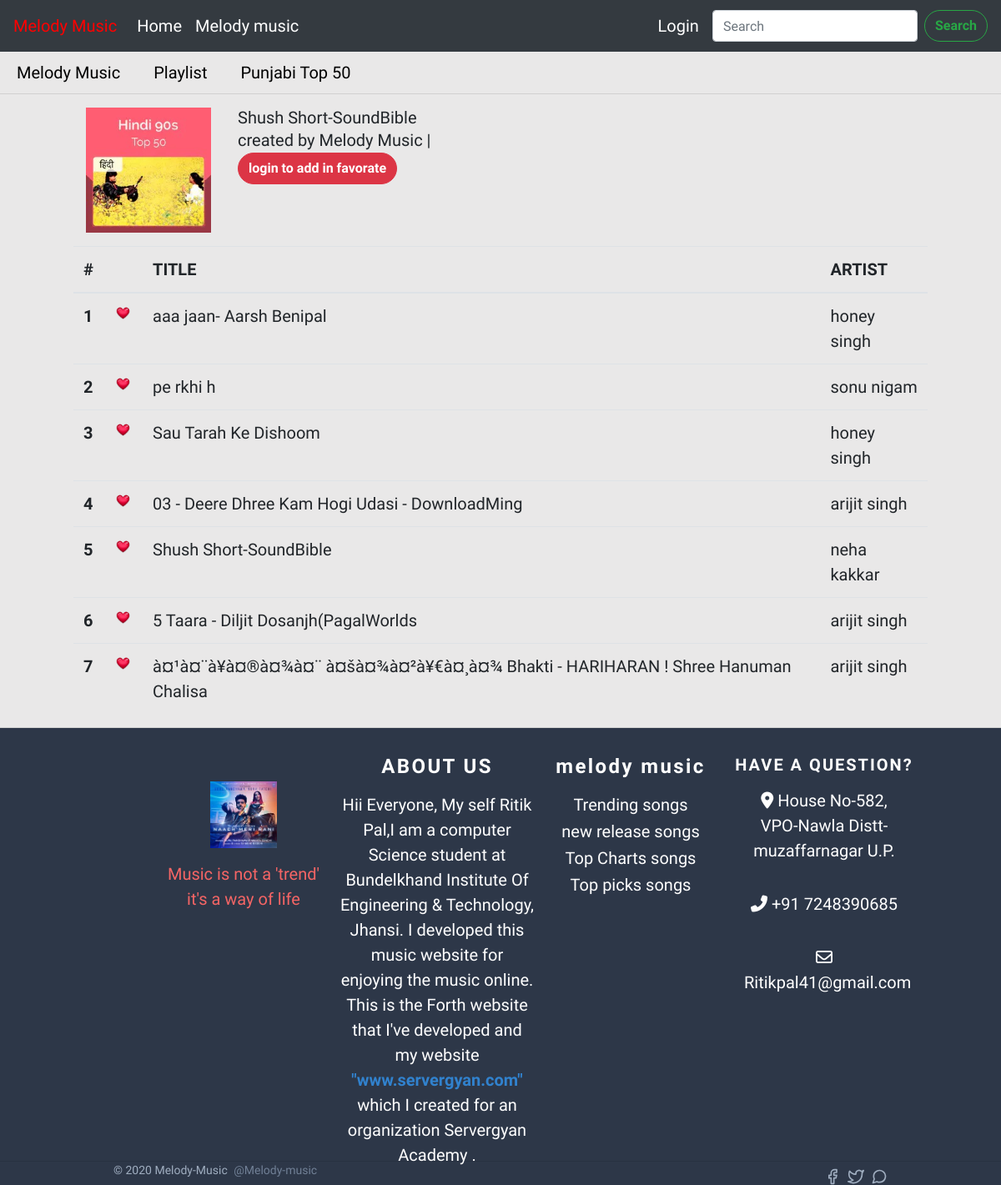
The app's page /user/musictable.php?catid=63&&categery=top picks with its own data.
### tables this page shows
CREATE TABLE IF NOT EXISTS `music` (
  `sr` int(11) NOT NULL AUTO_INCREMENT,
  `music` varchar(100) NOT NULL,
  `addedby` varchar(20) NOT NULL,
  `Elbum` varchar(50) NOT NULL,
  `categery` varchar(50) NOT NULL,
  `musicpic` varchar(100) NOT NULL,
  PRIMARY KEY (`sr`),
  UNIQUE KEY `music` (`music`)
);

### user/musictable.php (the view, shortened to what this page needs)
<!doctype html>
<html lang="en">
  <head>
    <link rel="stylesheet" href="style.css">
    <link rel="stylesheet" href="https://cdn.jsdelivr.net/npm/bootstrap@4.5.3/dist/css/bootstrap.min.css">
    <link rel="stylesheet" href="style.css">
    <link href="https://unpkg.com/tailwindcss@^1.0/dist/tailwind.min.css" type="text/css" rel="stylesheet">
    <link rel="stylesheet" href="https://cdnjs.cloudflare.com/ajax/libs/aplayer/1.10.1/APlayer.min.css">
  </head>
  <body>
  <?php
include '../common/nav.php';
include '../common/config.php';
$id=$_GET['catid'];
$categery=$_GET['categery'];
?>
<div class="container row  py-2">
  <ul class="flex">
   <li> <a href="#">Melody Music </a></li>
   <li><a href="#">Playlist </a></li>
   <li>Punjabi Top 50</li>
</ul>
</div>
<hr>
<?php
$sql="SELECT * FROM `music` WHERE sr='$id'";
$result=mysqli_query($conn,$sql);
$num=mysqli_num_rows($result);
if($num>0){
while($row= mysqli_fetch_assoc($result)){
    ?>
<div  class="container my-3">
    <div class="media ">
        <img src="../musicpic/<?php echo $row['musicpic'];  ?>"  width="150px" height="150px" class="mr-3" alt="...">
        <div class="media-body ml-3">
          <h5 class="mt-0">          <?php
          $row['music'] = substr($row['music'], 0, strpos($row['music'], "."));
           echo $row['music'];
           ?>
          </h5>
          <P>  created by Melody Music |
        </P>
          <?php
            if(!isset($_SESSION['loggedin']) || $_SESSION['loggedin']!=true){
              echo'
              <a href="login.php" class="btn btn-danger " >login to add in favorate</a>
              ';
            }
          ?>
        </div>
      </div>
</div>
<?php
  }}
       ?>
<?php
$sql="Select * from music WHERE categery='$categery'";
$result=mysqli_query($conn, $sql);
$num=mysqli_num_rows($result);
?>
<table class="table container ">
    <thead>
      <tr>
        <th scope="col">#</th>
        <th scope="col" ></th>
        <th scope="col">TITLE</th>
        <th scope="col">ARTIST</th>
      </tr>
    </thead>
    <tbody>
    <?php
        if($num>0){
          $count=0;
        while($row= mysqli_fetch_assoc($result)){
          $count=$count+1;
          ?>
      <tr class="table-row" data-href="musictable.php?catid=<?php echo $row['sr']; ?>&&categery=<?php echo $row['categery']; ?> ">
          <th scope="row"><?php echo $count; ?></th>
       <td ><img src="dil.png" height="25px" width="25px"></td>
        <td>
          <?php
          $row['music'] = substr($row['music'], 0, strpos($row['music'], "."));
           echo $row['music'];
           ?>
        </td>
        <td> <?php echo $row['Elbum']; ?> </td>
     </tr>
         <?php
        }
       }
    else{
      echo "no record found";
       }
       ?>
    </tbody>
  </table>
<?php
include '../common/footer.php';
?>
  </body>
</html>

### user/style.css (style rules this page uses)
body { font-family: 'Cookie', cursive; font-size:20px; }
.btn { font-weight: bold; border-radius:30px; }
body { font-family: 'Cookie', cursive; background:rgb(233, 232, 232); }

### user/musictable.php (style rules this page uses)
body { font-family: 'Cookie', cursive; font-size:20px; }
.flex { display: flex; flex-direction: row; }
.flex li { margin: 2px 20px; color: black; }
.flex li a { color: black; }
.table-row { cursor:pointer; }

### records on screen
music: musicpic (picture), music "Shush Short-SoundBible", Elbum "neha kakkar"
music: music "aaa jaan- Aarsh Benipal", Elbum "honey singh"
music: music "pe rkhi h", Elbum "sonu nigam"
music: music "Sau Tarah Ke Dishoom", Elbum "honey singh"
music: music "03 - Deere Dhree Kam Hogi Udasi - DownloadMing", Elbum "arijit singh"
music: music "5 Taara - Diljit Dosanjh(PagalWorlds", Elbum "arijit singh"
music: music "à¤¹à¤¨à¥à¤®à¤¾à¤¨ à¤šà¤¾à¤²à¥€à¤¸à¤¾ Bhakti - HARIHARAN ! Shree Hanuman Chalisa", Elbum "arijit singh"
